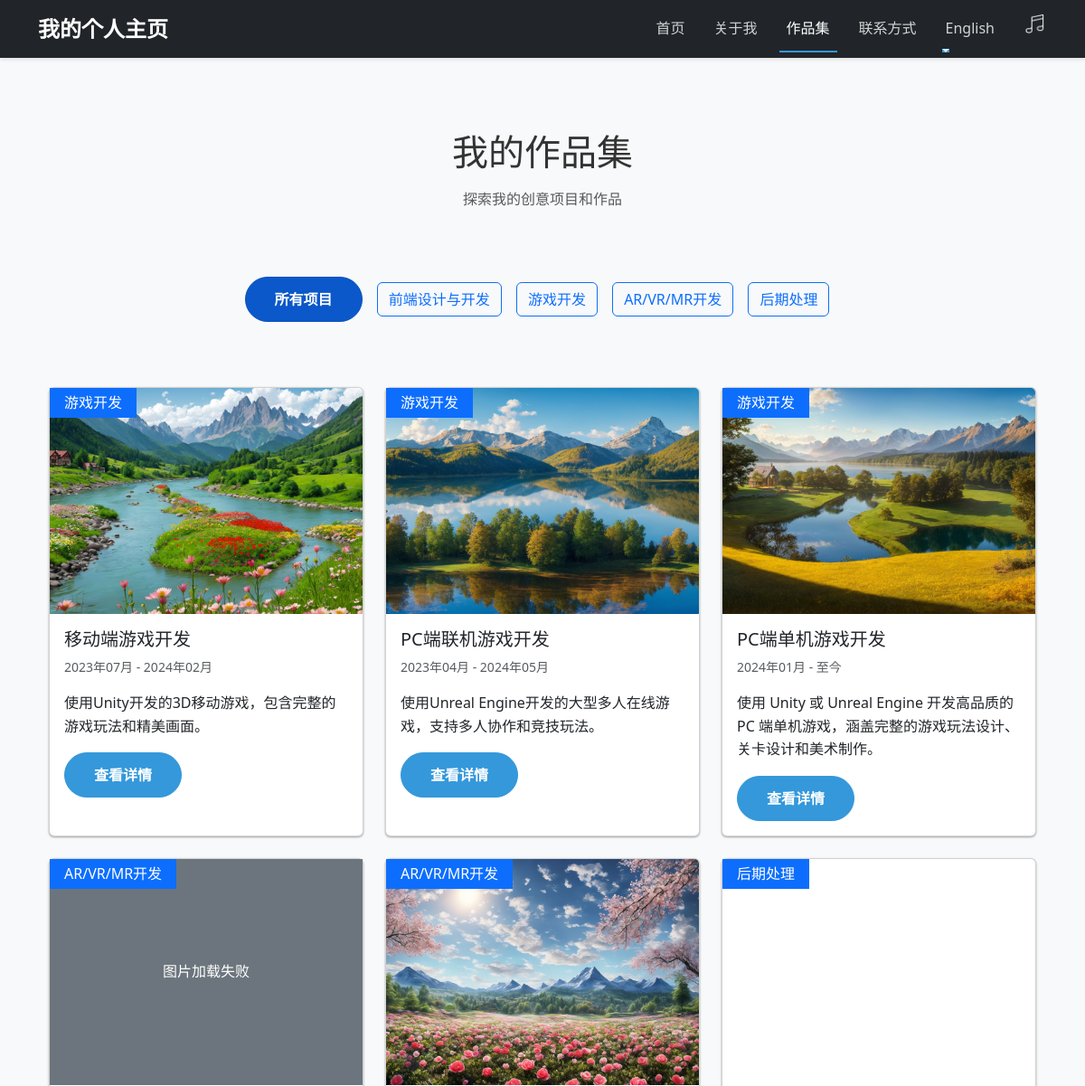
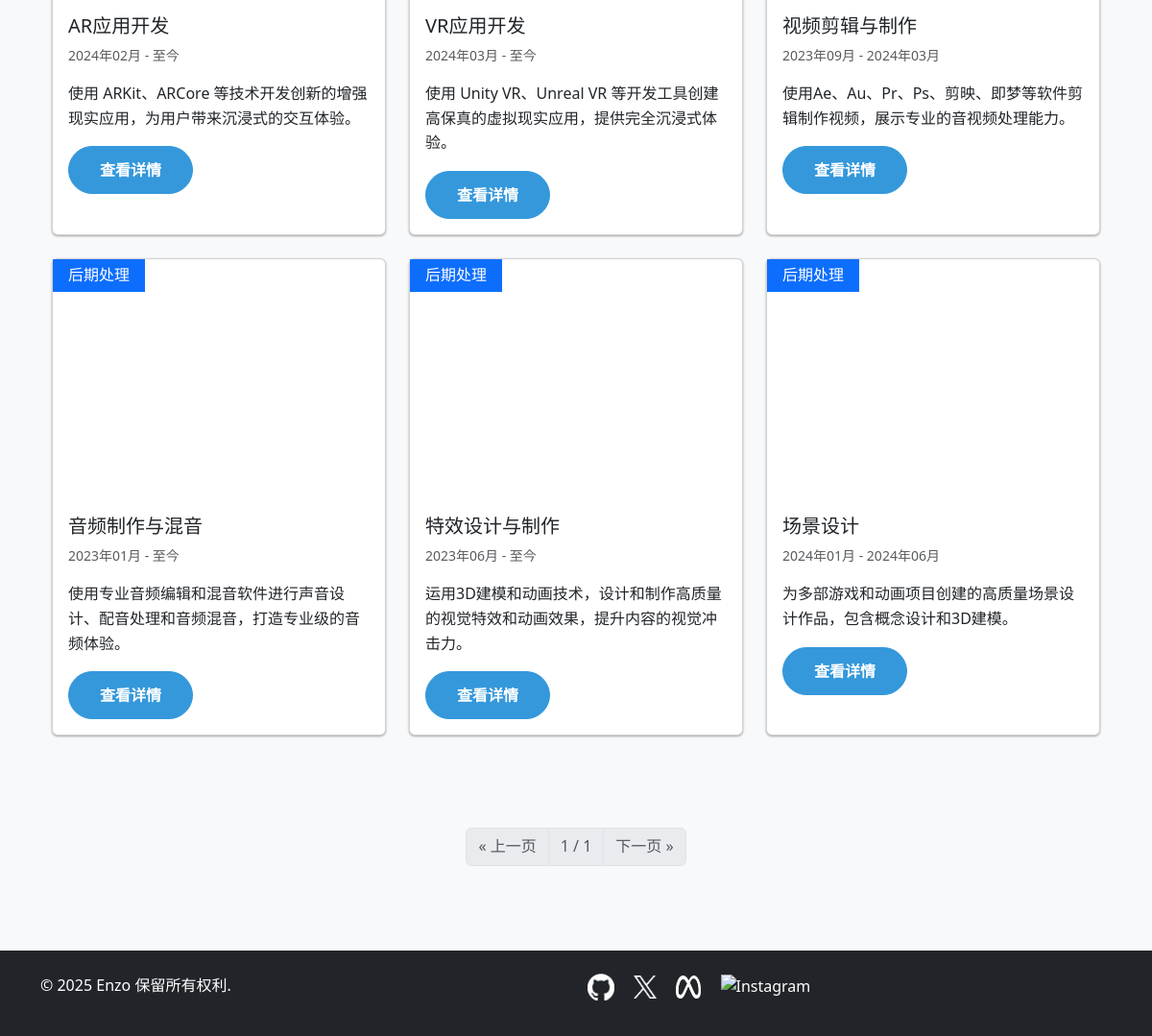
The page /portfolio/ on the database its author committed (2 pictures, top to bottom).
### portfolio/models.py (models this page shows, shortened)
class Project(models.Model):
    title = models.CharField(max_length=200, verbose_name=_('项目名称'))
    slug = models.SlugField(unique=True, verbose_name=_('URL 别名'), help_text=_('项目在 URL 中的唯一标识'), null=True, blank=True)
    description = models.TextField(verbose_name=_('项目描述'))
    category = models.CharField(max_length=100, verbose_name=_('项目类别'))
    image = models.ImageField(upload_to='projects/', blank=True, null=True, verbose_name=_('项目图片'))
    link = models.URLField(max_length=200, blank=True, null=True, verbose_name=_('项目链接'))
    github_link = models.URLField(max_length=200, blank=True, null=True, verbose_name=_('GitHub链接'))
    start_date = models.DateField(verbose_name=_('开始日期'))
    end_date = models.DateField(blank=True, null=True, verbose_name=_('结束日期'))
    is_active = models.BooleanField(default=True, verbose_name=_('是否展示'))
    created_at = models.DateTimeField(default=timezone.now, verbose_name=_('创建时间'))
    updated_at = models.DateTimeField(auto_now=True, verbose_name=_('更新时间'))
    class Meta:
        verbose_name = _('作品集')
        verbose_name_plural = _('作品集')
        ordering = ['-created_at']

### portfolio/views.py (the view)
# urls.py: path('portfolio/', views.portfolio, name='portfolio'),
def portfolio(request):
    projects_qs = Project.objects.filter(is_active=True)
    projects = []
    for project in projects_qs:
        project.standard_category = get_standard_category(project.category)
        project.fallback_image = get_project_fallback_image(project)
        project.image = None
        projects.append(project)
    projects.sort(key=get_project_order)
    categories = PORTFOLIO_CATEGORIES
    selected_category = request.GET.get('category', 'all')
    if selected_category != 'all':
        projects = [p for p in projects if p.standard_category == selected_category]
    per_page = CATEGORY_PAGINATION_CONFIG.get(selected_category, CATEGORY_PAGINATION_CONFIG['default'])
    page_number = request.GET.get('page', 1)
    paginator = Paginator(projects, per_page)
    page_obj = paginator.get_page(page_number)
    context = {
        'projects': page_obj,
        'categories': categories,
        'selected_category': selected_category,
        'page_obj': page_obj,
    }
    return render(request, 'portfolio.html', context)

### portfolio/views.py (called while the page is built)
def get_project_fallback_image(project):
    if project.title in PROJECT_IMAGE_MAPPING:
        return PROJECT_IMAGE_MAPPING[project.title]
    if project.category in PROJECT_IMAGE_MAPPING:
        return PROJECT_IMAGE_MAPPING[project.category]
    return None

def get_project_order(project):
    try:
        return PROJECT_ORDER.index(project.title)
    except ValueError:
        return len(PROJECT_ORDER)

def get_standard_category(category):
    mapping = {
        '移动端游戏开发': '游戏开发',
        'PC端联机游戏开发': '游戏开发',
        'PC端单机游戏开发': '游戏开发',
        'AR应用开发': 'AR/VR/MR开发',
        'VR应用开发': 'AR/VR/MR开发',
        '视频剪辑与制作': '后期处理',
        '音频制作与混音': '后期处理',
        '特效设计与制作': '后期处理',
        '场景设计': '后期处理',
    }
    return mapping.get(category, category)

### templates/portfolio.html (shortened to what this page needs)
{% extends 'base.html' %}
{% load i18n %}
{% load static %}
{% block content %}
    <section class="page-header py-5">
        <div class="container">
            <h1 class="text-center mb-3">{% trans '我的作品集' %}</h1>
            <p class="text-center text-muted">{% trans '探索我的创意项目和作品' %}</p>
        </div>
    </section>
    <section class="filters-section py-2">
        <div class="container">
            <div class="text-center mb-2">
                <a href="?category=all" class="btn {% if selected_category == 'all' %}btn-primary active{% else %}btn-outline-primary{% endif %}" style="margin-right: 12px; margin-bottom: 8px;">{% trans '所有项目' %}</a>
                {% for category in categories %}
                    <a href="?category={{ category|urlencode }}" class="btn {% if selected_category == category %}btn-primary active{% else %}btn-outline-primary{% endif %}" style="margin-right: 12px; margin-bottom: 8px;">{{ category }}</a>
                {% endfor %}
            </div>
        </div>
    </section>
    <section class="projects-grid py-5">
        <div class="container">
            <div class="row">
                {% for project in projects %}
                    <div class="col-md-4 mb-4 project-item" data-category="{{ project.standard_category }}">
                        <div class="card h-100">
                            <div class="position-relative">
                                {% if project.image %}
                        <img src="{{ project.image.url }}" loading="lazy" decoding="async" class="card-img-top" alt="{{ project.title }}" style="height: 250px; object-fit: cover;">
                    {% elif project.fallback_image %}
                        <img src="{{ MEDIA_URL }}{{ project.fallback_image }}" loading="lazy" decoding="async" class="card-img-top" alt="{{ project.title }}" style="height: 250px; object-fit: cover; object-position: center;">
                    {% else %}
                        <div class="bg-secondary text-white d-flex align-items-center justify-content-center" style="height: 250px;">
                            <p class="mb-0">{{ project.title }}</p>
                        </div>
                    {% endif %}
                                <div class="position-absolute top-0 left-0 bg-primary text-white px-3 py-1 rounded-bottom-right">
                                    {{ project.standard_category }}
                                </div>
                            </div>
                            <div class="card-body">
                                <h5 class="card-title">{{ project.title }}</h5>
                                <p class="card-text small text-muted">
                                    {{ project.start_date|date:"Y年m月" }}{% if project.end_date %} - {{ project.end_date|date:"Y年m月" }}{% else %} - {% trans '至今' %}{% endif %}
                                </p>
                                <p class="card-text">{{ project.description|truncatewords:20 }}</p>
                                <div class="d-flex">
                                    <a href="{% url 'project_detail' project.slug %}" class="btn btn-primary">{% trans '查看详情' %}</a>
                                </div>
                            </div>
                        </div>
                    </div>
                {% endfor %}
            </div>
        </div>
    </section>
    <section class="py-4">
        <div class="container">
            <nav aria-label="Page navigation">
                <ul class="pagination justify-content-center">
                    {% if page_obj.has_previous %}
                        <li class="page-item"><a class="page-link" href="?category={{ selected_category|urlencode }}&page={{ page_obj.previous_page_number }}">&laquo; {% trans '上一页' %}</a></li>
                    {% else %}
                        <li class="page-item disabled"><span class="page-link">&laquo; {% trans '上一页' %}</span></li>
                    {% endif %}
                    <li class="page-item disabled"><span class="page-link">{{ page_obj.number }} / {{ page_obj.paginator.num_pages }}</span></li>
                    {% if page_obj.has_next %}
                        <li class="page-item"><a class="page-link" href="?category={{ selected_category|urlencode }}&page={{ page_obj.next_page_number }}">{% trans '下一页' %} &raquo;</a></li>
                    {% else %}
                        <li class="page-item disabled"><span class="page-link">{% trans '下一页' %} &raquo;</span></li>
                    {% endif %}
                </ul>
            </nav>
        </div>
    </section>
{% endblock %}

### templates/base.html (shortened to what this page needs)
<!DOCTYPE html>
<html lang="{{ LANGUAGE_CODE }}">
{% load static %}
{% load i18n %}
<head>
    <link href="https://cdn.jsdelivr.net/npm/bootstrap@5.3.0/dist/css/bootstrap.min.css" rel="stylesheet">
    <link rel="stylesheet" href="{% static 'css/main.css' %}">
</head>
<body>
    <nav class="navbar navbar-expand-lg navbar-dark bg-dark fixed-top">
        <div class="container">
            <a class="navbar-brand" href="{% url 'home' %}">{% trans '我的个人主页' %}</a>
            <div class="collapse navbar-collapse" id="navbarNav">
                <ul class="navbar-nav ms-auto">
                    <li class="nav-item">
                        <a class="nav-link {% if request.path == '/' or request.path == '/home/' %}active{% endif %}" aria-current="page" href="{% url 'home' %}">{% trans '首页' %}</a>
                    </li>
                    <li class="nav-item">
                        <a class="nav-link {% if request.path == '/about/' %}active{% endif %}" href="{% url 'about' %}">{% trans '关于我' %}</a>
                    </li>
                    <li class="nav-item">
                        <a class="nav-link {% if request.path == '/portfolio/' %}active{% endif %}" href="{% url 'portfolio' %}">{% trans '作品集' %}</a>
                    </li>
                    <li class="nav-item">
                        <a class="nav-link {% if request.path == '/contact/' %}active{% endif %}" href="{% url 'contact' %}">{% trans '联系方式' %}</a>
                    </li>
                    <li class="nav-item dropdown">
                        <a class="nav-link dropdown-toggle" href="#" id="languageDropdown" role="button" data-bs-toggle="dropdown" aria-expanded="false">
                            {% if LANGUAGE_CODE == 'zh-CN' %}{% trans '中文' %}{% else %}{% trans 'English' %}{% endif %}
                        </a>
                    </li>
                    <li class="nav-item">
                        <div class="music-player ms-3">
                            <button id="music-toggle" class="btn btn-link text-white p-0" title="{% trans '播放/暂停音乐' %}">
                                <img src="/media/icons/001.png" alt="音乐控制" class="music-control-icon" width="24" height="24">
                            </button>
                        </div>
                    </li>
                </ul>
            </div>
        </div>
    </nav>
    <main class="container mt-5 pt-5">
        {% block content %}
        {% endblock %}
    </main>
    <footer class="bg-dark text-white py-4 mt-5">
        <div class="container">
            <div class="row">
                <div class="col-md-6">
                    <p>&copy; 2025 {% trans 'Enzo' %} {% trans '保留所有权利' %}.</p>
                </div>
                <div class="col-md-6 text-md-right">
                    <a href="{{ personal_info.github }}" class="text-white me-3 social-icon" target="_blank">
                        <img src="/media/icons/Github.png" alt="GitHub" style="width: 28px; height: 28px; vertical-align: middle;">
                    </a>
                    <a href="{{ personal_info.twitter }}" class="text-white me-3 social-icon" target="_blank">
                        <img src="/media/icons/Twitter.png" alt="Twitter" style="width: 24px; height: 24px; vertical-align: middle;">
                    </a>
                    <a href="{{ personal_info.meta }}" class="text-white me-3 social-icon" target="_blank">
                        <img src="/media/icons/Meta.png" alt="Meta" style="width: 26px; height: 24px; vertical-align: middle;">
                    </a>
                    <a href="{{ personal_info.instagram }}" class="text-white social-icon" target="_blank">
                        <img src="/media/icons/Instagram.png" alt="Instagram" style="width: 28px; height: 28px; vertical-align: middle;">
                    </a>
                </div>
            </div>
        </div>
    </footer>
</body>
</html>

### static/css/main.css (style rules this page uses)
* { margin: 0; padding: 0; box-sizing: border-box; }
:root { --primary-color: #3498db; --primary-dark: #2980b9; --secondary-color: #2ecc71; --accent-color: #e74c3c; --text-color: #333; --text-light: #777; --bg-color: #f8f9fa; --white: #fff; --shadow: 0 4px 6px rgba(0, 0, 0, 0.1); --shadow-lg: 0 10px 25px rgba(0, 0, 0, 0.1); --border-radius: 8px; --transition: all 0.3s ease; }
body { font-family: 'Segoe UI', Tahoma, Geneva, Verdana, sans-serif; line-height: 1.6; color: var(--text-color); background-color: var(--bg-color); }
.navbar { background-color: #2c3e50; box-shadow: 0 2px 4px rgba(0,0,0,0.1); position: fixed; top: 0; left: 0; right: 0; z-index: 1000; }
.navbar-brand { font-size: 1.5rem; font-weight: 700; color: white; transition: var(--transition); }
.nav-link { color: rgba(255, 255, 255, 0.8); font-weight: 500; margin: 0 0.5rem; position: relative; transition: var(--transition); }
.nav-link.active { color: white; }
.nav-link::after { content: ''; position: absolute; width: 0; height: 2px; bottom: -5px; left: 0; background-color: var(--primary-color); transition: var(--transition); }
.nav-link:hover::after, .nav-link.active::after { width: 100%; }
footer { background-color: #2c3e50; color: var(--white); padding: 3rem 0 1rem; }
.btn-primary { background-color: var(--primary-color); border-color: var(--primary-color); padding: 0.75rem 2rem; font-weight: 600; border-radius: 30px; transition: var(--transition); }
.social-icon { position: relative; text-decoration: none !important; }
.social-icon::after { display: none !important; }
.music-player { display: flex; align-items: center; }
#music-toggle { transition: transform 0.3s ease; }
.music-control-icon { transition: transform 0.3s ease; }

### rows shown on the page
Project: title (picture), standard_category "游戏开发", title "移动端游戏开发", start_date "2023年07月", end_date "2024年02月", description "使用Unity开发的3D移动游戏，包含完整的游戏玩法和精美画面。"
Project: title (picture), standard_category "游戏开发", title "PC端联机游戏开发", start_date "2023年04月", end_date "2024年05月", description "使用Unreal Engine开发的大型多人在线游戏，支持多人协作和竞技玩法。"
Project: title (picture), standard_category "游戏开发", title "PC端单机游戏开发", start_date "2024年01月", description "使用 Unity 或 Unreal Engine 开发高品质的 PC 端单机游戏，涵盖完整的游戏玩法设计、关卡设计和美术制作。"
Project: standard_category "AR/VR/MR开发", title "AR应用开发", start_date "2024年02月", description "使用 ARKit、ARCore 等技术开发创新的增强现实应用，为用户带来沉浸式的交互体验。"
Project: shows a picture, standard_category "AR/VR/MR开发", title "VR应用开发", start_date "2024年03月", description "使用 Unity VR、Unreal VR 等开发工具创建高保真的虚拟现实应用，提供完全沉浸式体验。"
Project: title (picture), standard_category "后期处理", title "视频剪辑与制作", start_date "2023年09月", end_date "2024年03月", description "使用Ae、Au、Pr、Ps、剪映、即梦等软件剪辑制作视频，展示专业的音视频处理能力。"
Project: title (picture), standard_category "后期处理", title "音频制作与混音", start_date "2023年01月", description "使用专业音频编辑和混音软件进行声音设计、配音处理和音频混音，打造专业级的音频体验。"
Project: title (picture), standard_category "后期处理", title "特效设计与制作", start_date "2023年06月", description "运用3D建模和动画技术，设计和制作高质量的视觉特效和动画效果，提升内容的视觉冲击力。"
Project: title (picture), standard_category "后期处理", title "场景设计", start_date "2024年01月", end_date "2024年06月", description "为多部游戏和动画项目创建的高质量场景设计作品，包含概念设计和3D建模。"

### other values the page prints
{{ category }} "前端设计与开发" "游戏开发" "AR/VR/MR开发" "后期处理"
{{ page_obj.number }} "1"
{{ page_obj.paginator.num_pages }} "1"
